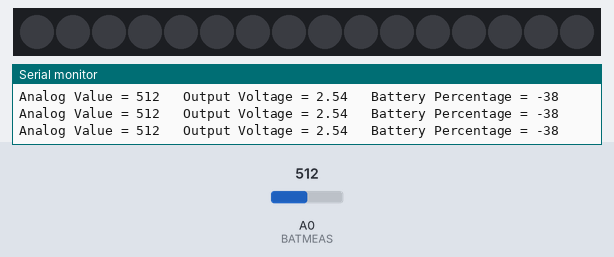
Bench run of a sketch on a simulated Arduino Uno, built with avr-gcc and run on an emulated ATmega328P. Parts: 16 RGB LEDs in strip order, left to right, the last lines printed to the serial monitor. The inputs (shaded band) are chosen by the test bench; at power-on: A0 (BATMEAS) = 512. Dim RGB values are drawn brighter than linear.

Above: at 1.2 s.
1.3 s: A0 (BATMEAS) set to 637
2.8 s: A0 (BATMEAS) set to 665
At 3.6 s:
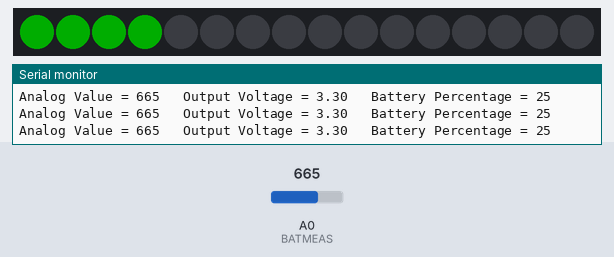
4.3 s: A0 (BATMEAS) set to 716
At 5.3 s:
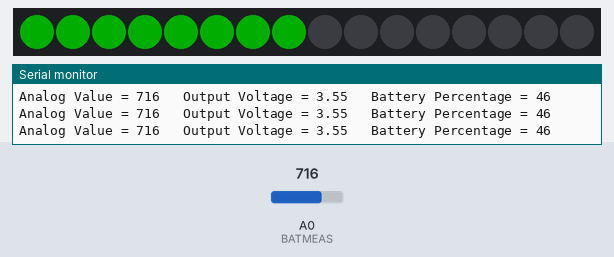
5.9 s: A0 (BATMEAS) set to 804
At 6.3 s:
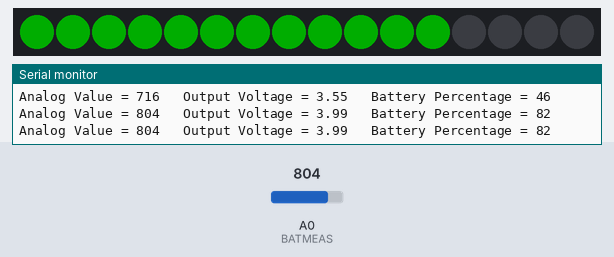
8.9 s: A0 (BATMEAS) set to 833
At 10.3 s:
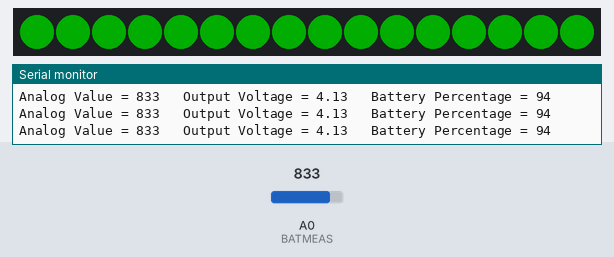
10.6 s: A0 (BATMEAS) set to 856
At 11.2 s:
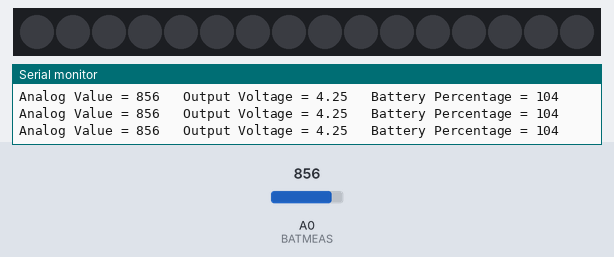
Timing chart, 0 to 13.1 s (numbered marks = the images above; inputs shaded):
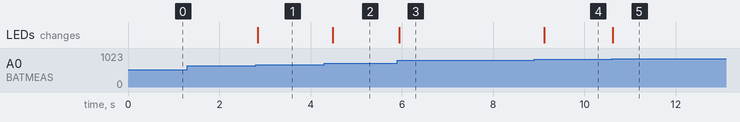

Measured:
- the behaviour switches between 652 and 653 on A0 (BATMEAS) (found by bisection; images 0 and 1)
- the behaviour switches between 822 and 823 on A0 (BATMEAS) (found by bisection; images 3 and 4)
- the behaviour switches between 848 and 849 on A0 (BATMEAS) (found by bisection; images 4 and 5)
- after the input at 2.8 s, the LEDs: change at once (image 1)
- after the input at 4.3 s, the LEDs: change after 0.18 s (image 2)
- after the input at 5.9 s, the LEDs: change after 0.05 s (image 3)
- after the input at 8.9 s, the LEDs: change after 0.22 s (image 4)
- after the input at 10.6 s, the LEDs: change at once (image 5)

The sketch:

BatteryCheckTest.ino
```cpp
#include <Adafruit_NeoPixel.h>

#define LED 2
#define LEDNR 16
Adafruit_NeoPixel pixels(LEDNR, LED, NEO_GRB + NEO_KHZ800);
#define BATMEAS A0      // Analog input pin
float calibration = 0.14;  // Check Battery voltage using multimeter & add/subtract the value
int bat_percentage;

float mapfloat(float x, float in_min, float in_max, float out_min, float out_max) {
  return (x - in_min) * (out_max - out_min) / (in_max - in_min) + out_min;
};


void setup() {
  Serial.begin(115200);
  pixels.begin();
  pixels.clear();
  pixels.show();
}

void loop() {
  pixels.clear();
  pixels.show();

  //bat_percentage=10; //Test Value
  int analogVal = 0;
  analogVal = analogRead(BATMEAS);
  /*replaceValueHere*/ float voltage = (((analogVal * 3.3) / 1024) * 1.54);  //1.54 is the constant for me , check out with the multimeter and set the right value for you (trial&error) until correct
  bat_percentage = mapfloat(voltage, 3, 4.2, 0, 100);                        //Real Value

  if ((bat_percentage <= 100) && (bat_percentage >= 90)) {
    for (int i = 0; i < LEDNR; i++) {
      pixels.setPixelColor(i, pixels.Color(0, 50, 0));
      pixels.show();
    }
  }

  if ((bat_percentage < 90) && (bat_percentage >= 60)) {
    for (int i = 0; i < 12; i++) {
      pixels.setPixelColor(i, pixels.Color(0, 50, 0));
      pixels.show();
    }
  }

  if ((bat_percentage < 60) && (bat_percentage >= 40)) {
    for (int i = 0; i < 8; i++) {
      pixels.setPixelColor(i, pixels.Color(0, 50, 0));
      pixels.show();
    }
  }

  if ((bat_percentage < 40) && (bat_percentage >= 20)) {
    for (int i = 0; i < 4; i++) {
      pixels.setPixelColor(i, pixels.Color(0, 50, 0));
      pixels.show();
    }
  }

  Serial.print("Analog Value = ");
  Serial.print(analogVal);
  Serial.print("\t Output Voltage = ");
  Serial.print(voltage);
  Serial.print("\t Battery Percentage = ");
  Serial.println(bat_percentage);
  delay(200);
}
```
